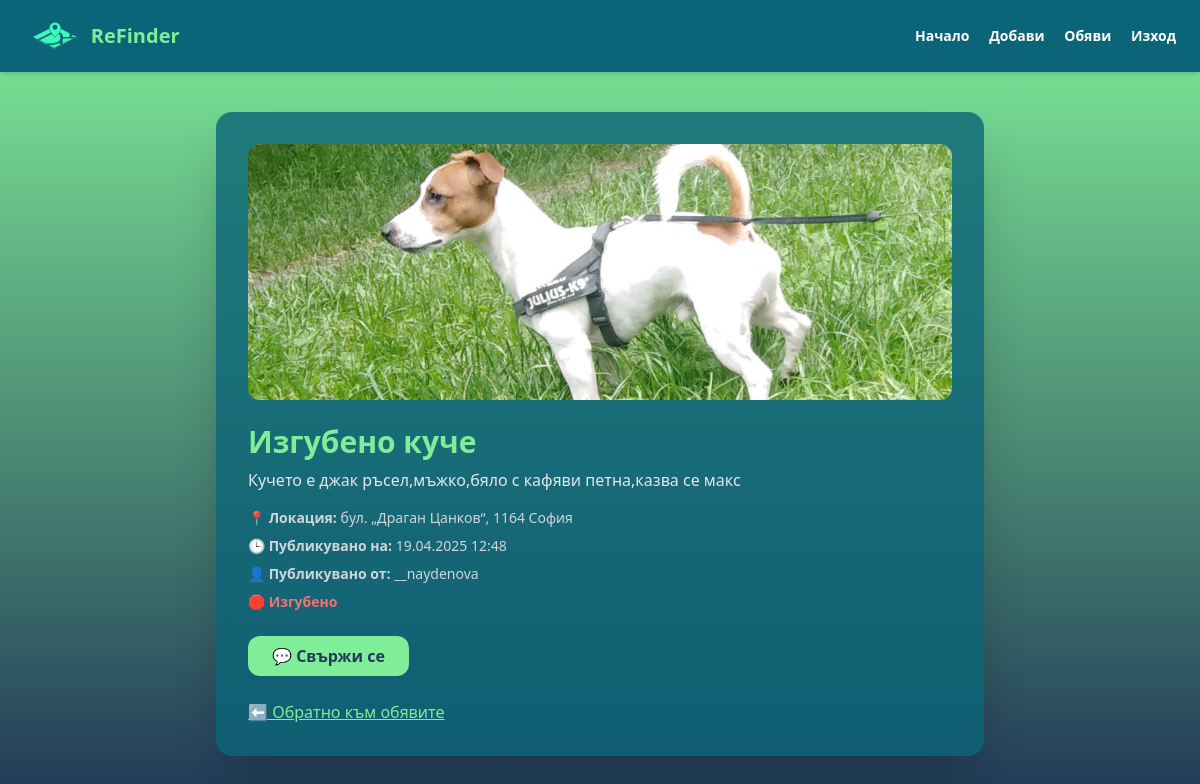
Screenshot of /ads/4/ with the database file from the repository.
### ReFinds/models.py (models this page shows, shortened)
class Ad(models.Model):
    STATUS_CHOICES = [
        ('lost', 'Изгубено'),
        ('found', 'Намерено'),
    ]
    title = models.CharField(max_length=100)
    description = models.TextField(max_length=300)
    status = models.CharField(max_length=10, choices=STATUS_CHOICES,default='lost')
    image = models.ImageField(upload_to='ads_images/', blank=True, null=True)
    location = models.CharField(max_length=100, blank=True)
    latitude = models.FloatField(null=True, blank=True)
    longitude = models.FloatField(null=True, blank=True)
    created_at = models.DateTimeField(auto_now_add=True)
    user = models.ForeignKey(User, on_delete=models.CASCADE)

### ReFinds/views.py (the view)
# urls.py: path('ads/<int:ad_id>/', views.ad_detail_view, name='ad_detail'),
def ad_detail_view(request, ad_id):
    ad = get_object_or_404(Ad, id=ad_id)
    return render(request, 'ad_detail.html', {'ad': ad})

### ReFinds/templates/ad_detail.html (shortened to what this page needs)
<!DOCTYPE html>
{% load static %}
<html lang="bg">
<head>
  <script src="https://cdn.tailwindcss.com"></script>
  <link rel="stylesheet" href="{% static 'listing.css' %}">
</head>
<body class="bg-[#213A58] text-white min-h-screen">
  <nav class="flex justify-between items-center px-6 py-4 bg-[#0C6478] shadow-md">
    <div class="flex items-center gap-2">
      <img src="{% static 'logo-removebg-preview.png' %}" alt="ReFinder Logo" class="h-10">
      <span class="text-xl font-bold text-[#80EE98]">ReFinder</span>
    </div>
    <div class="space-x-4 text-sm font-semibold">
      <a href="{% url 'home' %}" class="hover:text-[#80EE98]">Начало</a>
      <a href="{% url 'listing' %}" class="hover:text-[#80EE98]">Добави</a>
      <a href="{% url 'ad_list' %}" class="hover:text-[#80EE98]">Обяви</a>
      <a href="{% url 'logout' %}" class="hover:text-[#80EE98]">Изход</a>
    </div>
  </nav>
  <div class="max-w-3xl mx-auto mt-10 bg-[#0C6478]/80 backdrop-blur-md p-8 rounded-2xl shadow-2xl">
    {% if ad.image %}
      <img src="{{ ad.image.url }}" alt="Ad Image" class="w-full h-64 object-cover rounded-xl mb-6">
    {% endif %}
    <h1 class="text-3xl font-bold text-[#80EE98] mb-2">{{ ad.title }}</h1>
    <p class="text-gray-200 mb-4">{{ ad.description }}</p>
    <div class="text-sm text-gray-300 space-y-2">
      <p>📍 <strong>Локация:</strong> {{ ad.location }}</p>
      <p>🕒 <strong>Публикувано на:</strong> {{ ad.created_at|date:"d.m.Y H:i" }}</p>
      <p>👤 <strong>Публикувано от:</strong> {{ ad.user.username }}</p>
      <p>
        {% if ad.status == 'lost' %}
          🛑 <strong class="text-red-400">Изгубено</strong>
        {% elif ad.status == 'found' %}
          ✅ <strong class="text-green-400">Намерено</strong>
        {% endif %}
      </p>
    </div>
    {% if request.user != ad.user %}
  <div class="mt-6">
    <a href="{% url 'start_chat' ad.user.id %}"
       class="inline-block bg-[#80EE98] text-[#213A58] font-bold px-6 py-2 rounded-xl hover:bg-[#46DFB1] transition-all">
      💬 Свържи се
    </a>
  </div>
{% endif %}
    <div class="mt-6">
      <a href="{% url 'ad_list' %}" class="text-[#80EE98] underline hover:text-[#46DFB1]">⬅ Обратно към обявите</a>
    </div>
  </div>
</body>
</html>

### ReFinds/static/listing.css (style rules this page uses)
body { background: linear-gradient(to bottom, #80EE98, #213A58); }

### rows the page displays
Ad: image (picture), title "Изгубено куче", description "Кучето е джак ръсел,мъжко,бяло с кафяви петна,казва се макс", location "бул. „Драган Цанков“, 1164 София", created_at "19.04.2025 12:48", user.username "__naydenova"
